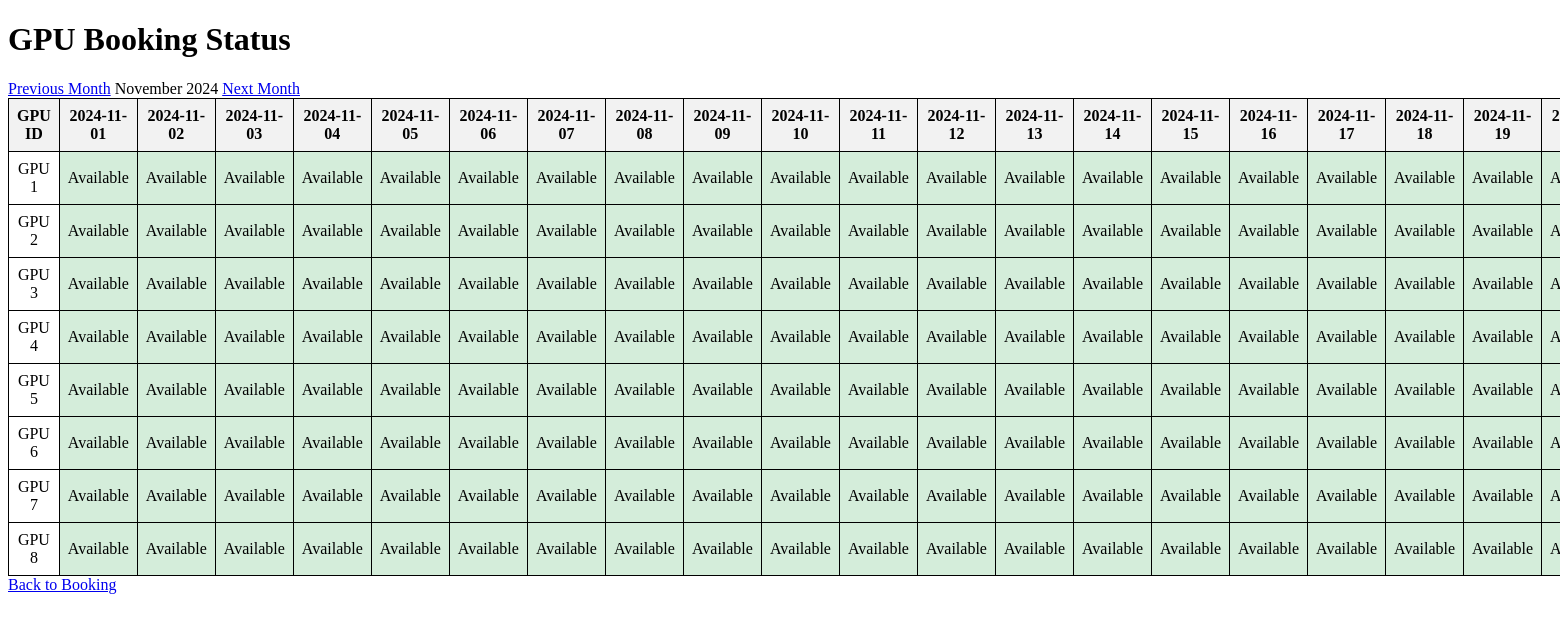
Page /status on the committed database.
### main.py (models this page shows)
class GPU(db.Model):
    id = db.Column(db.Integer, primary_key=True)
    bookings = db.relationship('Booking', backref='gpu', lazy=True)

### main.py (the view)
@app.route('/status')
def status():
    month_offset = int(request.args.get('month_offset', 0))
    current_date = datetime.utcnow().replace(day=1)
    target_month = current_date.month + month_offset
    target_year = current_date.year + (target_month - 1) // 12
    target_month = (target_month - 1) % 12 + 1
    start_date = datetime(target_year, target_month, 1)
    next_month = (start_date.replace(day=28) + timedelta(days=4)).replace(day=1)
    days_in_month = (next_month - start_date).days
    gpus = GPU.query.all()
    end_date = start_date + timedelta(days=days_in_month)
    bookings = Booking.query.filter(Booking.date >= start_date, Booking.date < end_date).all()
    bookings_dict = {}
    for booking in bookings:
        bookings_dict.setdefault(booking.date, {})[booking.gpu_id] = booking
    return render_template(
        'status.html',
        gpus=gpus,
        bookings=bookings_dict,
        start_date=start_date,
        days_in_month=days_in_month,
        month_offset=month_offset,
        timedelta=timedelta  # Add this line
    )

### templates/status.html (shortened to what this page needs)
<!DOCTYPE html>
<html lang="en">
<head>
</head>
<body>
    <h1>GPU Booking Status</h1>
    <div>
        <a href="{{ url_for('status', month_offset=month_offset-1) }}">Previous Month</a>
        <span>{{ start_date.strftime('%B %Y') }}</span>
        <a href="{{ url_for('status', month_offset=month_offset+1) }}">Next Month</a>
    </div>
    <table>
        <thead>
            <tr>
                <th>GPU ID</th>
                {% for i in range(days_in_month) %}
                    <th>{{ (start_date + timedelta(days=i)).strftime('%Y-%m-%d') }}</th>
                {% endfor %}
            </tr>
        </thead>
        <tbody>
            {% for gpu in gpus %}
                <tr>
                    <td>GPU {{ gpu.id }}</td>
                    {% for i in range(days_in_month) %}
                        {% set date_str = (start_date + timedelta(days=i)).strftime('%Y-%m-%d') %}
                        <td class="{% if date_str in gpu.availability and not gpu.availability[date_str]['available'] %}booked{% else %}available{% endif %}">
                            {% if date_str in gpu.availability %}
                                {% if gpu.availability[date_str]['available'] %}
                                    Available
                                {% else %}
                                    Booked by {{ gpu.availability[date_str]['booker'] }} for {{ gpu.availability[date_str]['purpose'] }}
                                {% endif %}
                            {% else %}
                                Available
                            {% endif %}
                        </td>
                    {% endfor %}
                </tr>
            {% endfor %}
        </tbody>
    </table>
    <a href="{{ url_for('index') }}">Back to Booking</a>
</body>
</html>

### templates/status.html (style rules this page uses)
table { width: 100%; border-collapse: collapse; }
th, td { border: 1px solid black; padding: 8px; text-align: center; }
th { background-color: #f2f2f2; }
.available { background-color: #d4edda; }

### rows in the picture
GPU: id "1"
GPU: id "2"
GPU: id "3"
GPU: id "4"
GPU: id "5"
GPU: id "6"
GPU: id "7"
GPU: id "8"

### other values in the picture
{{ start_date.strftime('%B %Y') }} "November 2024"
{{ (start_date + timedelta(days=i)).strftime('%Y-%m-%d') }} "2024-11-01" "2024-11-02" "2024-11-03" "2024-11-04" "2024-11-05" "2024-11-06" "2024-11-07" "2024-11-08" "2024-11-09" "2024-11-10" "2024-11-11" "2024-11-12" "2024-11-13" "2024-11-14" "2024-11-15" "2024-11-16" "2024-11-17" "2024-11-18" "2024-11-19"
